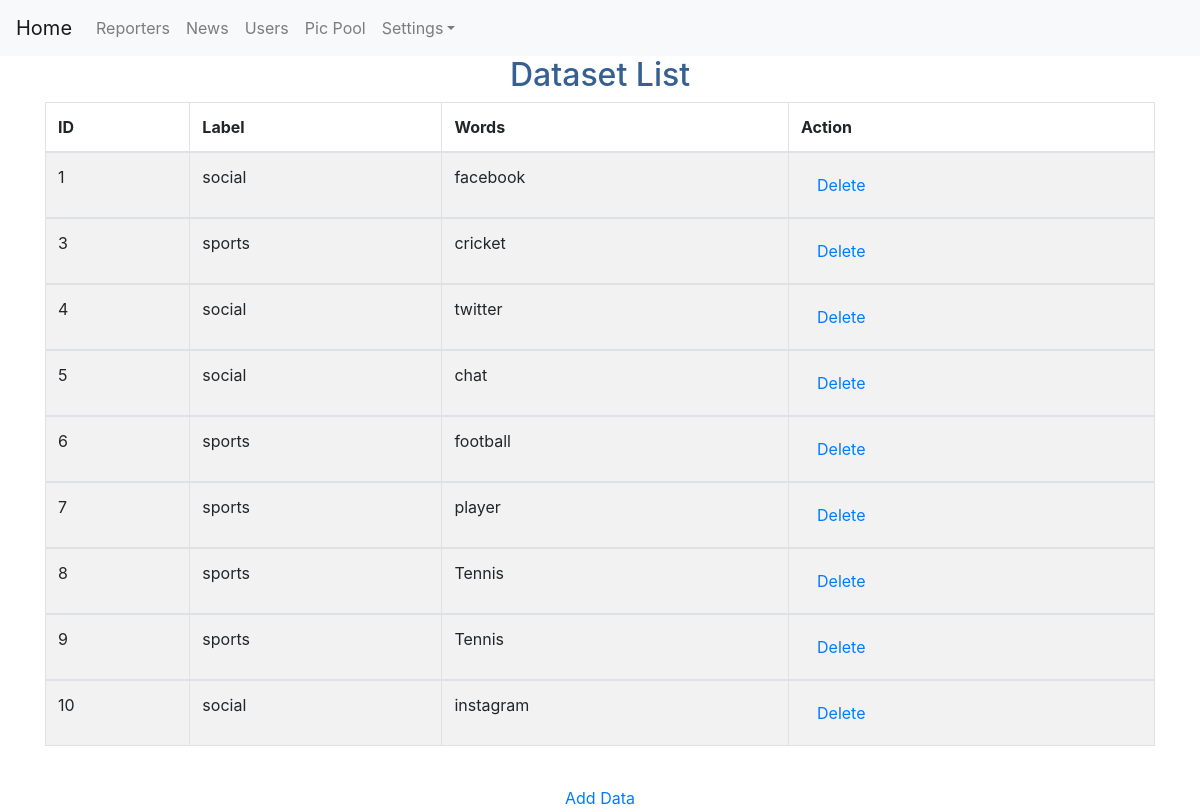
Page /admin_data_set_view on the committed database.
### myapp/models.py (models this page shows, shortened)
class data_set(models.Model):
    label_id = models.IntegerField()
    data_file = models.CharField(max_length=1500)
    dt = models.CharField(max_length=50)
    tm = models.CharField(max_length=50)
    status = models.CharField(max_length=50)

class label_master(models.Model):
    label = models.CharField(max_length=1500)

### myapp/views.py (the view)
# urls.py: path('admin_data_set_view', views.admin_data_set_view, name='admin_data_set_view'),
def admin_data_set_view(request):
    nm_l = data_set.objects.all()
    cmd = {}
    for nm in nm_l:
        lb = label_master.objects.get(id=nm.label_id)
        cmd[nm.label_id] = lb.label
    context = {'data_list': nm_l, 'label_list': cmd, 'msg': ''}
    return render(request, 'myapp/admin_data_set_view.html', context)

### myapp/templates/myapp/admin_data_set_view.html (shortened to what this page needs)
{% extends 'myapp/admin_base.html' %}
{% load static %}
{% block body %}
<center>
    <h2><font color="#366092">Dataset List</font></h2>
<div class="container">
    <form role="form" name="frm" action="" method="post">
         <table class="table table-striped table-bordered">
             <thead>
        <tr>
            <th>ID</th>
            <th>Label</th>
            <th>Words</th>
            <th>Action</th>
        </tr>
        </thead>
        {% for c in data_list %}
        <tbody>
             <tr class="info ">
            <td>{{ c.id }}</td>
            {% for k,value in label_list.items %}
				{% if k == c.label_id %}
                <td>{{ value }}</td>
                {% endif %}
			{% endfor %}
            <td>{{ c.data_file }}</td>
            <td><a class="nav-link" href="../admin_data_set_delete?id={{c.id}}">Delete</a></td>
        </tr>
             </tbody>
        {% endfor %}
        </table>
        <br/>
        <a href="{% url 'admin_data_set_add' %}">Add Data</a></h1>
    </form>
</div>
</center>
{% endblock %}

### myapp/templates/myapp/admin_base.html (shortened to what this page needs)
<!doctype html>
<html lang="en">
  <head>
    <link rel="stylesheet" href="https://stackpath.bootstrapcdn.com/bootstrap/4.5.0/css/bootstrap.min.css">
  </head>
  <body {% block background %}{% endblock %}>
    <nav class="navbar navbar-expand-lg navbar-light bg-light">
    <a class="navbar-brand" href="{% url 'admin_home'%}">Home</a>
    <div class="collapse navbar-collapse" id="navbarNavDropdown">
      <ul class="navbar-nav">
        <li class="nav-item">
          <a class="nav-link" href="{%url 'admin_user_view'%}">Reporters</a>
        </li>
        <li class="nav-item">
          <a class="nav-link" href="{%url 'admin_posts_all'%}">News</a>
        </li>
        <li class="nav-item">
          <a class="nav-link" href="{%url 'admin_guest_view'%}">Users</a>
        </li>
        <li class="nav-item">
          <a class="nav-link" href="{% url 'admin_pic_pool_view'%}">Pic Pool</a>
        </li>
        <li class="nav-item dropdown">
          <a class="nav-link dropdown-toggle" href="#" id="navbarDropdownMenuLink" role="button" data-toggle="dropdown">Settings</a>
        </li>
      </ul>
    </div>
  </nav>
   {% block body %}{% endblock %}
  </body>
</html>

### myapp/templates/myapp/admin_base.html (style rules this page uses)
body { background-repeat: no-repeat; background-attachment: fixed; background-size: cover; }

### rows in the picture
data_set: id "1", data_file "facebook"
label_master: label_list "social" "social" "social" "social"
data_set: id "3", data_file "cricket"
label_master: label_list "sports" "sports" "sports" "sports" "sports"
data_set: id "4", data_file "twitter"
data_set: id "5", data_file "chat"
data_set: id "6", data_file "football"
data_set: id "7", data_file "player"
data_set: id "8", data_file "Tennis"
data_set: id "9", data_file "Tennis"
data_set: id "10", data_file "instagram"
